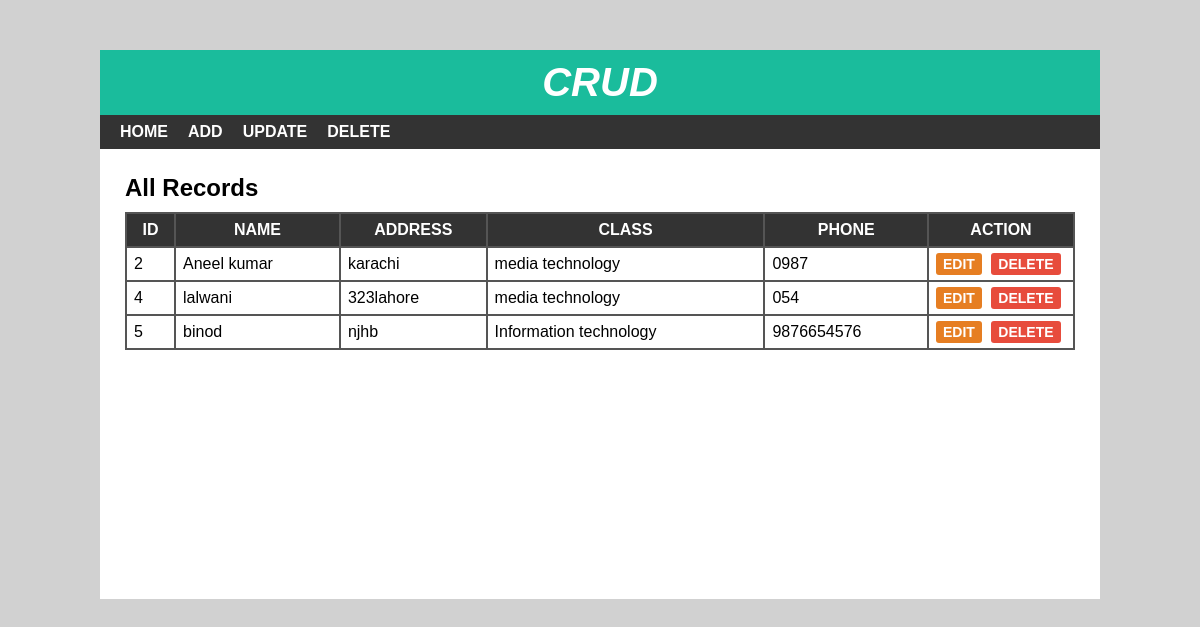
The page / on the database its author committed.
### tables this page shows
CREATE TABLE `students` (
  `id` int(11) NOT NULL,
  `name` varchar(250) NOT NULL,
  `address` varchar(112) NOT NULL,
  `class` int(11) NOT NULL,
  `phone` varchar(34) NOT NULL
);

CREATE TABLE `class` (
  `cid` int(11) NOT NULL,
  `cname` varchar(250) NOT NULL
);

### index.php (the view)
<?php include 'config.php'; ?>
<?php
include 'header.php';
?>
<div id="main-content">
    <h2>All Records</h2>
    <?php
    $sql = "select * from students join class where students.class= class.cid";
    $result = mysqli_query($conn, $sql);
    if (mysqli_num_rows($result) > 0) {
    ?>
        <table cellpadding="7px">
            <thead>
                <th>Id</th>
                <th>Name</th>
                <th>Address</th>
                <th>Class</th>
                <th>Phone</th>
                <th>Action</th>
            </thead>
            <tbody>
                <?php
                while ($row = mysqli_fetch_array($result)) { ?>
                    <tr>
                        <td><?php echo $row['id'] ?></td>
                        <td><?php echo $row['name'] ?></td>
                        <td><?php echo $row['address'] ?></td>
                        <td><?php echo $row['cname'] ?></td>
                        <td><?php echo $row['phone'] ?></td>
                        <td>
                            <a href='edit.php?eid=<?php echo $row['id'] ?>'>Edit</a>
                            <a href='delete-inline.php?did=<?php echo $row['id'] ?>'>Delete</a>
                        </td>
                    </tr>
                <?php } ?>
            </tbody>
        </table>
    <?php
    } ?>
</div>
</div>
</body>
</html>

### header.php (shortened to what this page needs)
<!DOCTYPE html>
<html lang="en">
<head>
  <link rel="stylesheet" href="css/style.css">
</head>
<body>
    <div id="wrapper">
        <div id="header">
            <h1>Crud</h1>
        </div>
        <div id="menu">
            <ul>
                <li>
                    <a href="index.php">Home</a>
                </li>
                <li>
                    <a href="add.php">Add</a>
                </li>
                <li>
                    <a href="update.php">Update</a>
                </li>
                <li>
                    <a href="delete.php">Delete</a>
                </li>
            </ul>
        </div>

### css/style.css (style rules this page uses)
body { font:16px arial; margin: 0; padding: 0; background: #d1d1d1; }
#wrapper { width: 1000px; margin: 50px auto 0; background-color: #fff; }
#header { text-align: center; background-color: #1abc9c; padding: 10px; }
#header h1 { color: #fff; font-size: 40px; font-style: italic; font-weight: 700; text-transform: uppercase; margin: 0; }
#menu { background-color: #333; }
#menu ul { font-size: 0; padding: 0 10px; margin: 0; list-style: none; }
#menu ul li { display: inline-block; }
#menu ul li a { color: #fff; font-size: 16px; font-weight: 600; padding: 8px 10px; display: block; text-decoration: none; text-transform: uppercase; transition: all 0.3s ease; }
#main-content { padding: 25px; min-height: 400px; }
#main-content h2 { margin: 0 0 10px; text-transform: capitalize; }
#main-content table { width: 100%; background-color: #555; margin: 0 0 20px; }
#main-content table th { color: #fff; background-color: #333; text-transform: uppercase; }
#main-content table th:last-child { width: 130px; }
#main-content table td { background-color: #fff; }
#main-content table td a { font-size: 14px; font-weight: 600; text-transform: uppercase; padding: 3px 7px; color: #fff; background-color: #e67e22; text-decoration: none; border-radius: 3px; }
#main-content table td a:nth-child(2) { background-color: #e74c3c; margin: 0 0 0 5px; }

### rows shown on the page
students: id "2", name "Aneel kumar", address "karachi", class.cname "media technology", phone "0987"
students: id "4", name "lalwani", address "323lahore", class.cname "media technology", phone "054"
students: id "5", name "binod", address "njhb", class.cname "Information technology", phone "9876654576"
